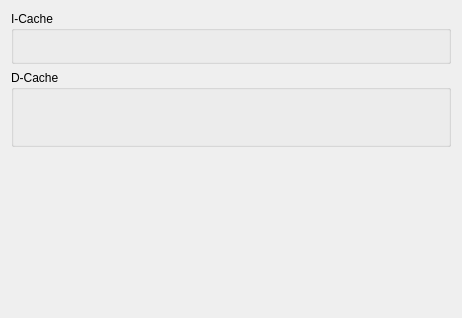
     <widget class="QWidget" name="TabPage" >
      <attribute name="title" >
       <string>Cache</string>
      </attribute>
      <layout class="QVBoxLayout" >
       <item>
        <widget class="QGroupBox" name="groupBox24" >
         <property name="title" >
          <string>I-Cache</string>
         </property>
         <layout class="QVBoxLayout" >
          <item>
           <widget class="MdtGui::LabeledCombobox" name="labeledTextbox178" >
            <property name="Label" >
             <string>Arbitration Priority for all CPU Fetch Requests</string>
            </property>
            <property name="Key" >
             <string>C_ICU_RD_FETCH_PLB_PRIO</string>
            </property>
           </widget>
          </item>
          <item>
           <widget class="MdtGui::LabeledCombobox" name="labeledTextbox178_2" >
            <property name="Label" >
             <string>Arbitration Priority for all Speculative CPU Fetch Requests</string>
            </property>
            <property name="Key" >
             <string>C_ICU_RD_SPEC_PLB_PRIO</string>
            </property>
           </widget>
          </item>
          <item>
           <widget class="MdtGui::LabeledCombobox" name="labeledTextbox178_2_2" >
            <property name="Label" >
             <string>Arbitration Priority for all CPU Fetch Requests Initiated by ICBT Instructions</string>
            </property>
            <property name="Key" >
             <string>C_ICU_RD_TOUCH_PLB_PRIO</string>
            </property>
           </widget>
          </item>
         </layout>
        </widget>
       </item>
       <item>
        <widget class="QGroupBox" name="groupBox25" >
         <property name="title" >
          <string>D-Cache</string>
         </property>
         <layout class="QVBoxLayout" >
          <item>
           <widget class="MdtGui::LabeledCombobox" name="labeledTextbox181" >
            <property name="Label" >
             <string>Arbitration Priority for all CPU Cacheable Load Requests</string>
            </property>
            <property name="Key" >
             <string>C_DCU_RD_LD_CACHE_PLB_PRIO</string>
            </property>
           </widget>
          </item>
          <item>
           <widget class="MdtGui::LabeledCombobox" name="labeledTextbox181_2_2" >
            <property name="Label" >
             <string>Arbitration Priority for all CPU Load Requests Initiated by DCBT Instructions</string>
            </property>
            <property name="Key" >
             <string>C_DCU_RD_TOUCH_PLB_PRIO</string>
            </property>
           </widget>
          </item>
          <item>
           <widget class="MdtGui::LabeledCombobox" name="labeledTextbox181_2_2_2" >
            <property name="Label" >
             <string>Arbitration Priority for an Urgent CPU Load Request</string>
            </property>
            <property name="LabelTooltip" >
             <string>Arbitration priority for a CPU load
request associated with an "urgent"
state in which two or more CPU data
cache operations are pending, waiting
for a previous request to be serviced</string>
            </property>
            <property name="Key" >
             <string>C_DCU_RD_URGENT_PLB_PRIO</string>
            </property>
           </widget>
          </item>
          <item>
           <widget class="MdtGui::LabeledCombobox" name="labeledTextbox181_3" >
            <property name="Label" >
             <string>Arbitration Priority for CPU Non-cacheable Load Requests</string>
            </property>
            <property name="Key" >
             <string>C_DCU_RD_NONCACHE_PLB_PRIO</string>
            </property>
           </widget>
          </item>
          <item>
           <widget class="MdtGui::LabeledCombobox" name="labeledTextbox181_2_2_2_2" >
            <property name="Label" >
             <string>Arbitration Priority for CPU Write Requests Initiated by flush Instruction</string>
            </property>
            <property name="Key" >
             <string>C_DCU_WR_FLUSH_PLB_PRIO</string>
            </property>
           </widget>
          </item>
          <item>
           <widget class="MdtGui::LabeledCombobox" name="labeledTextbox181_2_2_2_2_2" >
            <property name="Label" >
             <string>Arbitration Priority for CPU Write Requests Initiated by store Instructions</string>
            </property>
            <property name="Key" >
             <string>C_DCU_WR_STORE_PLB_PRIO</string>
            </property>
           </widget>
          </item>
          <item>
           <widget class="MdtGui::LabeledCombobox" name="labeledTextbox181_2_2_2_2_2_2" >
            <property name="Label" >
             <string>Arbitration Priority for an Urgent CPU Write Request</string>
            </property>
            <property name="LabelTooltip" >
             <string>Arbitration priority for a CPU write
request associated with an "urgent"
state in which two or more CPU data
cache operations are pending, waiting
for a previous request to be serviced</string>
            </property>
            <property name="Key" >
             <string>C_DCU_WR_URGENT_PLB_PRIO</string>
            </property>
           </widget>
          </item>
         </layout>
        </widget>
       </item>
       <item>
        <spacer>
         <property name="orientation" >
          <enum>Qt::Vertical</enum>
         </property>
         <property name="sizeType" >
          <enum>QSizePolicy::Expanding</enum>
         </property>
         <property name="sizeHint" >
          <size>
           <width>440</width>
           <height>160</height>
          </size>
         </property>
        </spacer>
       </item>
      </layout>
     </widget>
